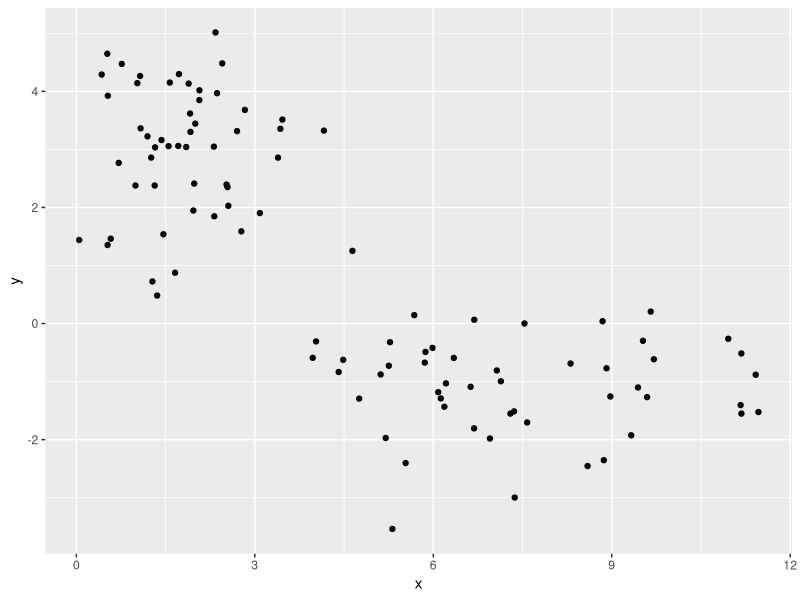
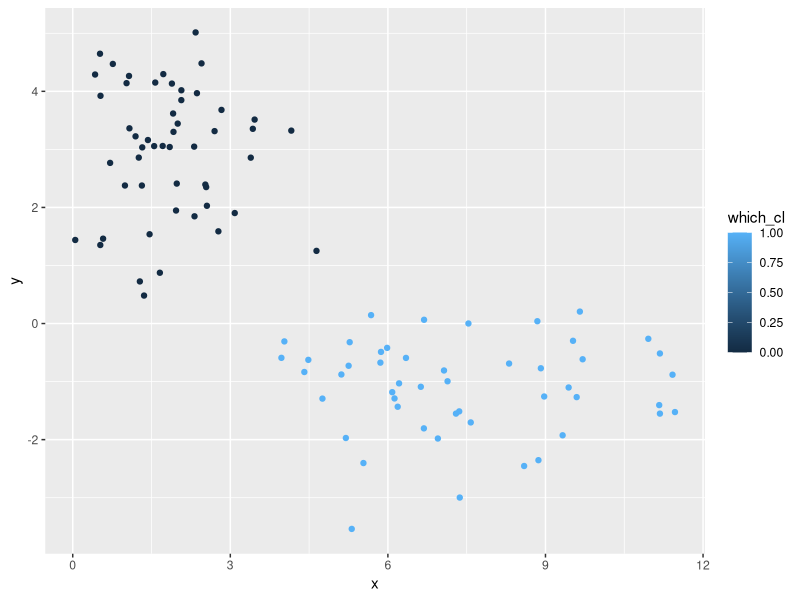
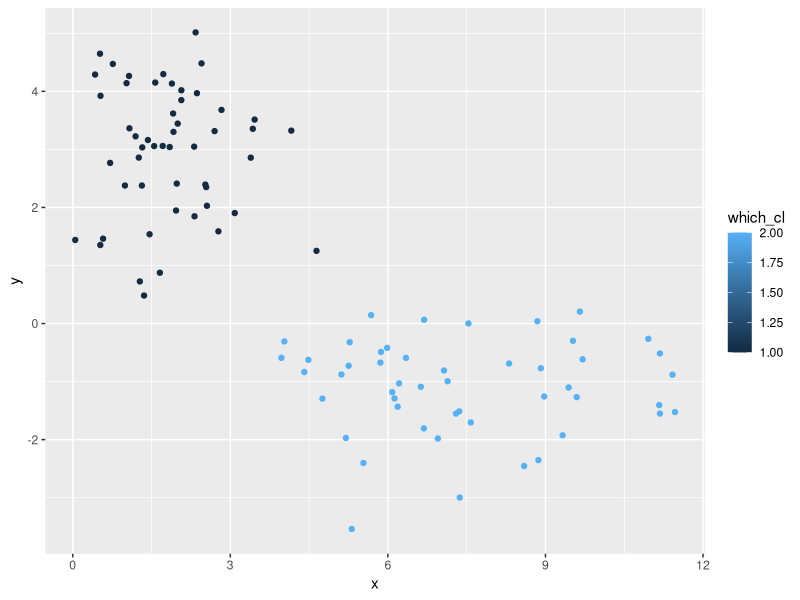

These charts were generated, in order, by the following R code:
##############k means clustering k=2: otimização 

library(tidyverse)



f_obj <- function(xi, mu, zi){ #função objetivo a ser minimizada 
  mu1 <- as.numeric(mu[2, ])
  mu2 <- as.numeric(mu[1, ])
  f <- sum(zi * (xi-mu1)^2) + sum((1-zi)*(xi - mu2)^2) #queremos minimizar esta função 
  return(f) #note que em cada chamada da função, f corresponderá apenas no primeiro ou segundo termo devido a zi ser 0 ou 1 (indicadora)
}


opt_k2means <- function(data, mu){
  nrep <- 1
  conv <- FALSE
  while(conv == FALSE & nrep < 1000){
    data_temp <- data
    for(i in 1:nrow(data)){ ########se f_i for menor com zi=1, este vetor de observações é assigned o cluster 1. Se f_i for menor com zi =0, este vetor é assignado ao cluster 2.
      if(f_obj(xi = data[i,-which(colnames(data)=='which_cl')], mu = mu, zi = 1) < f_obj(xi = data[i,-which(colnames(data)=='which_cl')], mu = mu, zi = 0)){
        data[i,]$which_cl <- 1 ##cluster 1 = m1
      } else{
        data[i,]$which_cl <- 0 ##0 =  cluster 2 = m2 
      }
    }
 #   print('a')
    mu <- data %>% group_by(which_cl) %>% summarise_all(mean) %>% select(-which_cl) # #computando as medias de cada cluster
    #Note que ao derivarmos a f.obj em relacao aos vetores de medias m1 e m2, chegamos a conclusao que m1^ é a soma das observações pertencentes ao cluster 1 dividido por a quantidade 
    #de observações presente no cluster 1. Para o m2^, vale a mesma ideia.
    
    if(dplyr::all_equal(data, data_temp) == T){ ##criterio de convergencia: a atualização dos clusters não resultou em nenhuma mudança nova que minimizasse a f. objetivo
      conv <- TRUE
    }
    nrep <- nrep + 1  
  }
  return(list(data, mu))
}


###vamos criar 2 clusters que diferem bastante entre si para checarmos se nosso algoritmo funcionou:
x <- 0
x[1:50] <- rnorm(50, 7, 2)
x[51:100] <- rnorm(50, 2, 1)

y <- 0 
y[1:50] <- rnorm(50, -1, 1)
y[51:100] <- rnorm(50, 3, 1)

z <- 0
z[1:50] <- rnorm(50, 10, 1)
z[51:100] <- rnorm(50, -3, 1)
data <- as.tbl(as.data.frame(cbind(x,y)))
 
###vamos usar um chute inicial para os centroides, que constituem em valores aleatorios amostrados de nossos dados
m1 <- sample_n(data, 1) ###cluster 1 inicial
m2 <- sample_n(data, 1) ###cluster 2 inicial
mu <- rbind(m1, m2)

data$which_cl <- rep(NA, nrow(data))  ##criar coluna para atribuirmos o cluster a cada vetor de obs

##visualizando nossos dados simulados
ggplot(data, aes(x = x, y = y)) + geom_point()

##otimizando com kmeans
opt <- opt_k2means(data, mu = mu) ###k2 means clustering
a <- opt[[1]] ###salvando os dados e seu cluster
b <- opt[[2]] ###salvando o vetor de medias (centroides)

##visualizando a classificação
ggplot(a, aes(x = x, y= y, color = which_cl)) + geom_point()

##vamos agora comparar nossa classificação com a classificação do kmeans():
model <- kmeans(data[,1:2], centers = 2)
data[,3] <- model$cluster
ggplot(data, aes(x=x, y=y, color = which_cl)) + geom_point()
#podemos ver que ambas classifcações são muito parecidas
